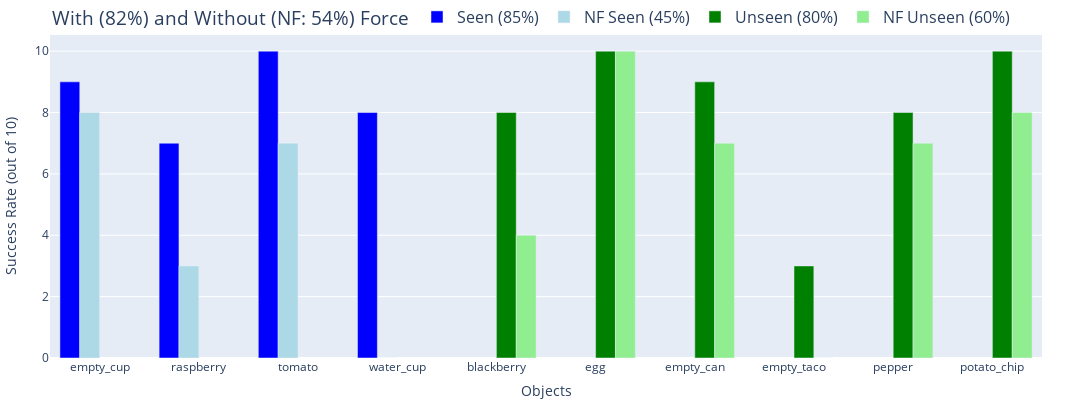

The cell this chart's notebook holds for it:
### Code cell
# objects: blackberry, egg, empty_can, empty_cup, empty_taco, pepper, potato_chip, raspberry, tomato, water_cup
seen = ["empty_cup", "raspberry", "tomato", "water_cup"]
unseen = ["blackberry", "egg", "empty_can", "empty_taco", "pepper", "potato_chip"]
gonf_results = {
    "blackberry": 4,
    "egg": 10,
    "empty_can": 7,
    "empty_cup": 8,
    "empty_taco": 0,
    "pepper": 7,
    "potato_chip": 8,
    "raspberry": 3,
    "tomato": 7,
    "water_cup": 0,
}

go_results = {
    "blackberry": 8,
    "egg": 10,
    "empty_can": 9,
    "empty_cup": 9,
    "empty_taco": 3,
    "pepper": 8,
    "potato_chip": 10,
    "raspberry": 7,
    "tomato": 10,
    "water_cup": 8,
}

# Prepare data for plotting
seen_go = [go_results[obj] for obj in seen]
seen_go_success = "{:.0%}".format(sum(seen_go)/(len(seen_go)*10))
seen_gonf = [gonf_results[obj] for obj in seen]
seen_gonf_success = "{:.0%}".format(sum(seen_gonf)/(len(seen_gonf)*10))
unseen_go = [go_results[obj] for obj in unseen]
unseen_go_success = "{:.0%}".format(sum(unseen_go)/(len(unseen_go)*10))
unseen_gonf = [gonf_results[obj] for obj in unseen]
unseen_gonf_success = "{:.0%}".format(sum(unseen_gonf)/(len(unseen_gonf)*10))
go_success = "{:.0%}".format((sum(seen_go) + sum(unseen_go))/((len(seen_go) + len(unseen_go))*10))
gonf_success = "{:.0%}".format((sum(seen_gonf) + sum(unseen_gonf))/((len(seen_gonf) + len(unseen_gonf))*10))

all_objects = seen + unseen

# Create bar traces for "seen" objects
seen_trace_go = go.Bar(name=f'Seen ({seen_go_success})', x=seen, y=seen_go, marker_color='blue')
seen_trace_gonf = go.Bar(name=f'NF Seen ({seen_gonf_success})', x=seen, y=seen_gonf, marker_color='lightblue')

# Create bar traces for "unseen" objects
unseen_trace_go = go.Bar(name=f'Unseen ({unseen_go_success})', x=unseen, y=unseen_go, marker_color='green')
unseen_trace_gonf = go.Bar(name=f'NF Unseen ({unseen_gonf_success})', x=unseen, y=unseen_gonf, marker_color='lightgreen')

# Combine the traces and plot the figure
fig = go.Figure(data=[seen_trace_go, seen_trace_gonf, unseen_trace_go, unseen_trace_gonf])

# Update the layout
fig.update_layout(
    barmode='group',
    # title='Success Rates Comparison: GO vs GO NF',
    xaxis_title='Objects',
    yaxis_title='Success Rate (out of 10)',
    legend_title='Method',
    # xaxis={'categoryorder': 'category ascending'},
    xaxis=dict(categoryorder='array', categoryarray=all_objects),
    height=400,
    width=1200,
    legend=dict(
        x=0,              # Keep legend aligned to the left
        y=1.11,            # Elevate the legend higher to avoid overlap
        orientation="h",  # Horizontal layout for the legend
        title=f"With ({go_success}) and Without (NF: {gonf_success}) Force",
        font=dict(
            size=16       # Smaller font to fit in one row
        ),
        itemsizing='trace',  # Keep legend item size constant
    ),
    margin=dict(l=50,r=50,b=0,t=1),
)

# Show the plot
fig.show()

### Figure 1 — Plotly figure (JSON) as saved in the notebook; plotly's stock layout.template omitted (floating-point values rounded to 4 significant figures)
{"data": [{"marker": {"color": "blue"}, "name": "Seen (85%)", "type": "bar", "x": ["empty_cup", "raspberry", "tomato", "water_cup"], "y": [9, 7, 10, 8]}, {"marker": {"color": "lightblue"}, "name": "NF Seen (45%)", "type": "bar", "x": ["empty_cup", "raspberry", "tomato", "water_cup"], "y": [8, 3, 7, 0]}, {"marker": {"color": "green"}, "name": "Unseen (80%)", "type": "bar", "x": ["blackberry", "egg", "empty_can", "empty_taco", "pepper", "potato_chip"], "y": [8, 10, 9, 3, 8, 10]}, {"marker": {"color": "lightgreen"}, "name": "NF Unseen (60%)", "type": "bar", "x": ["blackberry", "egg", "empty_can", "empty_taco", "pepper", "potato_chip"], "y": [4, 10, 7, 0, 7, 8]}], "layout": {"barmode": "group", "height": 400, "legend": {"font": {"size": 16}, "itemsizing": "trace", "orientation": "h", "title": {"text": "With (82%) and Without (NF: 54%) Force"}, "x": 0, "y": 1.11}, "margin": {"b": 0, "l": 50, "r": 50, "t": 1}, "width": 1200, "xaxis": {"categoryarray": ["empty_cup", "raspberry", "tomato", "water_cup", "blackberry", "egg", "empty_can", "empty_taco", "pepper", "potato_chip"], "categoryorder": "array", "title": {"text": "Objects"}}, "yaxis": {"title": {"text": "Success Rate (out of 10)"}}}}
